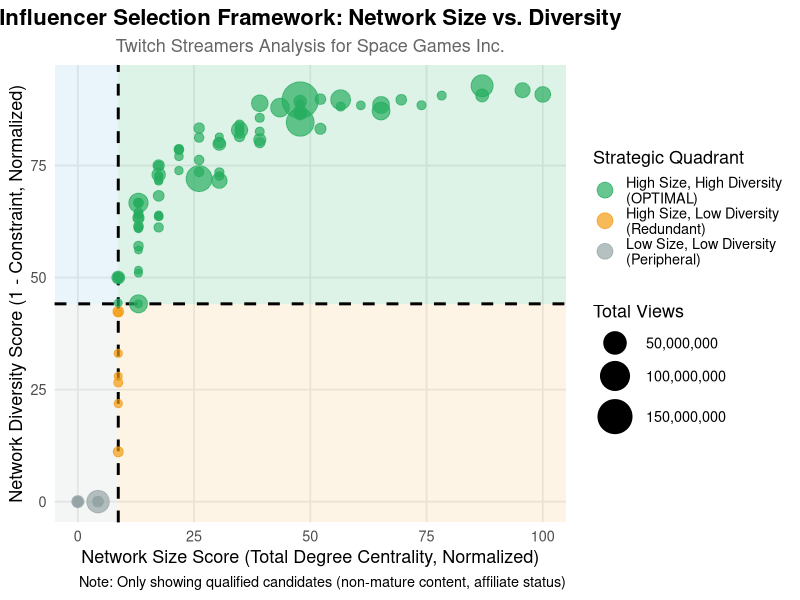
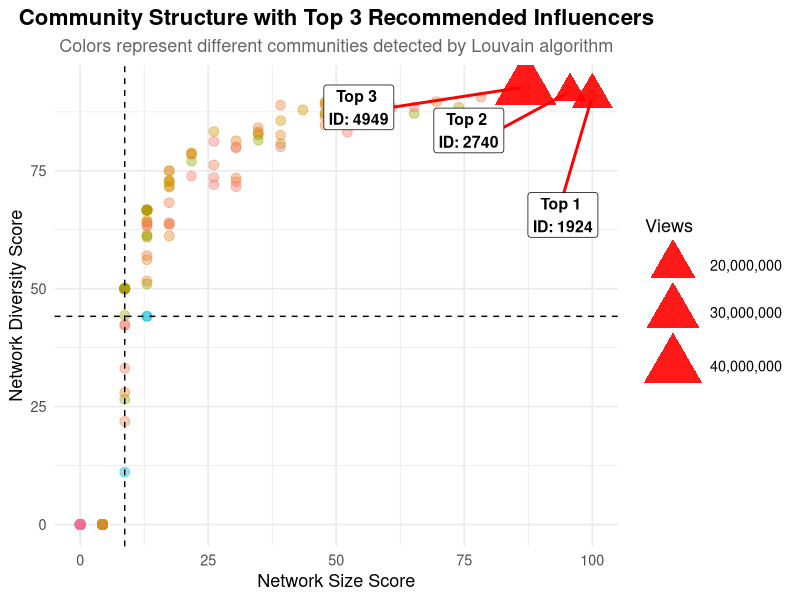

R code for these plots, in order:
## ---- chunk 1
knitr::opts_chunk$set(echo = TRUE, warning = FALSE, message = FALSE, fig.width = 10, fig.height = 8)
## ---- chunk 2
# Load required libraries
library(tidyverse)
library(igraph)
library(ggplot2)
library(scales)
library(knitr)
library(gridExtra)
library(RColorBrewer)

# Set theme for plots
theme_set(theme_minimal(base_size = 12))
## ---- chunk 3
# Read Twitch network data
edges <- read_csv("../../../data/twitch/Twitch_edges.csv")
nodes <- read_csv("../../../data/twitch/Twitch_nodes.csv")

cat("Network structure:\n")
cat("- Nodes:", nrow(nodes), "\n")
cat("- Edges:", nrow(edges), "\n")
cat("- Potential edges:", nrow(nodes) * (nrow(nodes) - 1), "\n")
cat("- Density:", round(nrow(edges) / (nrow(nodes) * (nrow(nodes) - 1)), 4), "\n")
## ---- chunk 4
# Apply business filters
filtered_nodes <- nodes %>%
  filter(
    Mature_content == FALSE,  # Age-appropriate content for 16+ game
    Affiliate == TRUE         # Professional monetization capability
  )

cat("\n=== FILTERING RESULTS ===\n")
cat("Original candidates:", nrow(nodes), "\n")
cat("After removing mature content:", sum(!nodes$Mature_content),
    "(", round(sum(!nodes$Mature_content)/nrow(nodes)*100, 1), "%)\n")
cat("Final qualified candidates:", nrow(filtered_nodes),
    "(", round(nrow(filtered_nodes)/nrow(nodes)*100, 1), "%)\n")

# Get IDs of qualified candidates
qualified_ids <- filtered_nodes$ID
## ---- chunk 5
# Create full network
g_full <- graph_from_data_frame(d = edges, vertices = nodes$ID, directed = TRUE)

# Create subgraph with only qualified candidates
g_qualified <- induced_subgraph(g_full, vids = as.character(qualified_ids))

cat("\n=== NETWORK STRUCTURE ===\n")
cat("Full network:\n")
cat("  Nodes:", vcount(g_full), "\n")
cat("  Edges:", ecount(g_full), "\n")
cat("\nQualified candidates network:\n")
cat("  Nodes:", vcount(g_qualified), "\n")
cat("  Edges:", ecount(g_qualified), "\n")
cat("  Density:", round(edge_density(g_qualified), 4), "\n")
## ---- chunk 6
# Calculate degree centrality measures
degree_metrics <- data.frame(
  ID = as.numeric(V(g_qualified)$name),
  in_degree = degree(g_qualified, mode = "in"),
  out_degree = degree(g_qualified, mode = "out"),
  total_degree = degree(g_qualified, mode = "all")
) %>%
  arrange(desc(total_degree))

# Summary statistics
cat("\n=== DEGREE CENTRALITY SUMMARY ===\n")
cat("\nIn-Degree (Followers within qualified network):\n")
print(summary(degree_metrics$in_degree))

cat("\nOut-Degree (Following within qualified network):\n")
print(summary(degree_metrics$out_degree))

cat("\nTotal Degree:\n")
print(summary(degree_metrics$total_degree))

# Top 10 by network size
cat("\n=== TOP 10 BY NETWORK SIZE ===\n")
top_degree <- degree_metrics %>%
  head(10) %>%
  left_join(nodes, by = "ID") %>%
  select(ID, Channel_ID, total_degree, in_degree, out_degree, Views)

kable(top_degree, caption = "Top 10 Streamers by Total Degree Centrality")
## ---- chunk 7
# Check if the qualified network has edges
if(ecount(g_qualified) == 0) {
  cat("WARNING: Qualified network has no edges. Using full network for diversity analysis.\n")
  g_for_diversity <- g_full
  # Filter to only qualified IDs after calculating on full network
  use_full_network <- TRUE
} else {
  g_for_diversity <- g_qualified
  use_full_network <- FALSE
}

# Calculate constraint (inverse measure of diversity)
# Lower constraint = more structural holes = more diverse network
constraint_scores <- constraint(g_for_diversity)

# Replace NA values (nodes with no connections or isolated) with 1 (maximum constraint)
constraint_scores[is.na(constraint_scores)] <- 1

# Calculate effective size (Burt's measure of non-redundant contacts)
# Higher effective size = more diverse contacts
ego_sizes <- ego_size(g_for_diversity, order = 1, mode = "all")
effective_size <- ego_sizes - constraint_scores * ego_sizes

# Replace NA in effective size with 0
effective_size[is.na(effective_size)] <- 0

# Create diversity metrics dataframe
diversity_metrics <- data.frame(
  ID = as.numeric(V(g_for_diversity)$name),
  constraint = constraint_scores,
  effective_size = effective_size,
  diversity_score = 1 - constraint_scores  # Convert to 0-1 scale (higher = more diverse)
)

# If we used full network, filter to only qualified IDs
if(use_full_network) {
  diversity_metrics <- diversity_metrics %>%
    filter(ID %in% qualified_ids)
}

# Final cleanup and arrange
diversity_metrics <- diversity_metrics %>%
  filter(!is.na(diversity_score)) %>%  # Remove any remaining NA values
  arrange(constraint)  # Arrange by lowest constraint (highest diversity)

cat("\n=== NETWORK DIVERSITY SUMMARY ===\n")
cat("\nConstraint (lower = more diverse):\n")
print(summary(diversity_metrics$constraint))

cat("\nEffective Size (higher = more diverse):\n")
print(summary(diversity_metrics$effective_size))

# Top 10 by network diversity
cat("\n=== TOP 10 BY NETWORK DIVERSITY ===\n")
top_diversity <- diversity_metrics %>%
  head(10) %>%
  left_join(nodes, by = "ID") %>%
  select(ID, Channel_ID, constraint, effective_size, diversity_score, Views)

kable(top_diversity, caption = "Top 10 Streamers by Network Diversity (Lowest Constraint)")
## ---- chunk 8
# Combine degree and diversity metrics
combined_metrics <- degree_metrics %>%
  inner_join(diversity_metrics, by = "ID") %>%  # Use inner_join to keep only matched records
  left_join(nodes, by = "ID") %>%
  filter(!is.na(constraint), !is.na(diversity_score)) %>%  # Remove any NA diversity scores
  mutate(
    # Normalize metrics to 0-100 scale for comparison
    size_score = (total_degree - min(total_degree)) /
                 (max(total_degree) - min(total_degree)) * 100,
    diversity_score_scaled = diversity_score * 100
  )

# Calculate median splits for quadrant analysis (with na.rm=TRUE for safety)
median_size <- median(combined_metrics$size_score, na.rm = TRUE)
median_diversity <- median(combined_metrics$diversity_score_scaled, na.rm = TRUE)

cat("\n=== QUADRANT THRESHOLDS ===\n")
cat("Median Network Size Score:", round(median_size, 2), "\n")
cat("Median Diversity Score:", round(median_diversity, 2), "\n")
cat("Valid candidates with scores:", nrow(combined_metrics), "\n")

# Assign quadrants
combined_metrics <- combined_metrics %>%
  mutate(
    quadrant = case_when(
      size_score >= median_size & diversity_score_scaled >= median_diversity ~ "High Size, High Diversity\n(OPTIMAL)",
      size_score >= median_size & diversity_score_scaled < median_diversity ~ "High Size, Low Diversity\n(Redundant)",
      size_score < median_size & diversity_score_scaled >= median_diversity ~ "Low Size, High Diversity\n(Niche)",
      size_score < median_size & diversity_score_scaled < median_diversity ~ "Low Size, Low Diversity\n(Peripheral)",
      TRUE ~ "Uncategorized"  # Catch-all for any edge cases
    )
  )

# Count by quadrant
quadrant_summary <- combined_metrics %>%
  count(quadrant) %>%
  arrange(desc(n))

cat("\n=== DISTRIBUTION ACROSS QUADRANTS ===\n")
kable(quadrant_summary, caption = "Number of Candidates in Each Quadrant")
## ---- chunk 9
# Define colors for quadrants
quadrant_colors <- c(
  "High Size, High Diversity\n(OPTIMAL)" = "#27ae60",      # Green
  "High Size, Low Diversity\n(Redundant)" = "#f39c12",     # Orange
  "Low Size, High Diversity\n(Niche)" = "#3498db",         # Blue
  "Low Size, Low Diversity\n(Peripheral)" = "#95a5a6"      # Gray
)

# Create the main quadrant plot
p1 <- ggplot(combined_metrics, aes(x = size_score, y = diversity_score_scaled)) +
  # Add quadrant backgrounds
  annotate("rect", xmin = -Inf, xmax = median_size,
           ymin = median_diversity, ymax = Inf,
           fill = "#3498db", alpha = 0.1) +
  annotate("rect", xmin = median_size, xmax = Inf,
           ymin = median_diversity, ymax = Inf,
           fill = "#27ae60", alpha = 0.15) +
  annotate("rect", xmin = -Inf, xmax = median_size,
           ymin = -Inf, ymax = median_diversity,
           fill = "#95a5a6", alpha = 0.1) +
  annotate("rect", xmin = median_size, xmax = Inf,
           ymin = -Inf, ymax = median_diversity,
           fill = "#f39c12", alpha = 0.1) +

  # Add median lines
  geom_vline(xintercept = median_size, linetype = "dashed",
             color = "black", size = 1) +
  geom_hline(yintercept = median_diversity, linetype = "dashed",
             color = "black", size = 1) +

  # Add points colored by quadrant
  geom_point(aes(color = quadrant, size = Views), alpha = 0.7) +

  # Color scale
  scale_color_manual(values = quadrant_colors) +
  scale_size_continuous(range = c(2, 12), labels = comma) +

  # Labels and theme
  labs(
    title = "Influencer Selection Framework: Network Size vs. Diversity",
    subtitle = "Twitch Streamers Analysis for Space Games Inc.",
    x = "Network Size Score (Total Degree Centrality, Normalized)",
    y = "Network Diversity Score (1 - Constraint, Normalized)",
    color = "Strategic Quadrant",
    size = "Total Views",
    caption = "Note: Only showing qualified candidates (non-mature content, affiliate status)"
  ) +
  theme_minimal(base_size = 13) +
  theme(
    plot.title = element_text(face = "bold", size = 16, hjust = 0.5),
    plot.subtitle = element_text(hjust = 0.5, color = "gray40"),
    legend.position = "right",
    panel.grid.minor = element_blank()
  ) +
  guides(
    color = guide_legend(override.aes = list(size = 5)),
    size = guide_legend(override.aes = list(alpha = 1))
  )

print(p1)
## ---- chunk 10
# Focus on optimal quadrant (High Size, High Diversity)
optimal_candidates <- combined_metrics %>%
  filter(quadrant == "High Size, High Diversity\n(OPTIMAL)") %>%
  arrange(desc(size_score + diversity_score_scaled)) %>%  # Combined ranking
  mutate(
    combined_score = size_score + diversity_score_scaled,
    rank = row_number()
  )

cat("\n=== OPTIMAL QUADRANT CANDIDATES ===\n")
cat("Total candidates in optimal quadrant:", nrow(optimal_candidates), "\n\n")

# Top 15 optimal candidates
top_optimal <- optimal_candidates %>%
  head(15) %>%
  select(rank, ID, Channel_ID, total_degree, diversity_score,
         size_score, diversity_score_scaled, combined_score, Views, Days_active)

kable(top_optimal,
      digits = 2,
      caption = "Top 15 Candidates in Optimal Quadrant (High Size + High Diversity)",
      col.names = c("Rank", "ID", "Channel ID", "Total Degree", "Diversity",
                    "Size Score", "Diversity Score", "Combined Score", "Views", "Days Active"))
## ---- chunk 11
# Select top 3 for detailed analysis
top_3 <- optimal_candidates %>%
  head(3)

cat("\n=== TOP 3 RECOMMENDED INFLUENCERS ===\n\n")

for(i in 1:3) {
  candidate <- top_3[i, ]

  cat("---------------------------------------------------\n")
  cat("RANK", i, "- Channel ID:", candidate$Channel_ID, "\n")
  cat("---------------------------------------------------\n")

  cat("\n[NETWORK METRICS]\n")
  cat("  *  Total Network Size:", candidate$total_degree, "connections\n")
  cat("  *  In-Degree (Followers):", candidate$in_degree, "\n")
  cat("  *  Out-Degree (Following):", candidate$out_degree, "\n")
  cat("  *  Network Diversity Score:", round(candidate$diversity_score, 3), "\n")
  cat("  *  Constraint (lower = better):", round(candidate$constraint, 3), "\n")
  cat("  *  Effective Network Size:", round(candidate$effective_size, 1), "non-redundant contacts\n")

  cat("\n[ENGAGEMENT METRICS]\n")
  cat("  *  Total Views:", format(candidate$Views, big.mark = ","), "\n")
  cat("  *  Days Active:", candidate$Days_active, "\n")
  cat("  *  Avg Views per Day:", format(round(candidate$Views / candidate$Days_active), big.mark = ","), "\n")

  cat("\n[STRATEGIC POSITIONING]\n")
  cat("  *  Size Score (normalized):", round(candidate$size_score, 1), "/100\n")
  cat("  *  Diversity Score (normalized):", round(candidate$diversity_score_scaled, 1), "/100\n")
  cat("  *  Combined Score:", round(candidate$combined_score, 1), "/200\n")

  cat("\n[QUALIFICATION]\n")
  cat("  *  Mature Content: NO (appropriate for 16+ audience)\n")
  cat("  *  Affiliate Status: YES (professional monetization)\n")

  cat("\n[STRATEGIC VALUE]\n")
  size_ok <- !is.na(candidate$size_score)
  div_ok <- !is.na(candidate$diversity_score_scaled)
  if(size_ok && div_ok && candidate$size_score > 75 && candidate$diversity_score_scaled > 75) {
    cat("  *** EXCEPTIONAL - Top-tier size and diversity\n")
  } else if(size_ok && div_ok && candidate$size_score > 60 && candidate$diversity_score_scaled > 60) {
    cat("  ** STRONG - Well-balanced profile\n")
  } else if(size_ok && div_ok) {
    cat("  * GOOD - Solid candidate\n")
  } else {
    cat("  * Scores unavailable\n")
  }

  cat("\n")
}
## ---- chunk 12
# Detect communities using Louvain algorithm
set.seed(123)
communities <- cluster_louvain(as.undirected(g_qualified))

# Add community membership to metrics
combined_metrics <- combined_metrics %>%
  mutate(
    community = as.numeric(membership(communities)[as.character(ID)])
  )

cat("\n=== COMMUNITY STRUCTURE ===\n")
cat("Number of communities detected:", max(combined_metrics$community, na.rm = TRUE), "\n")

# Community size distribution
community_sizes <- combined_metrics %>%
  count(community) %>%
  arrange(desc(n))

cat("\nTop 10 communities by size:\n")
print(head(community_sizes, 10))

# Identify optimal candidates by community
optimal_by_community <- combined_metrics %>%
  filter(quadrant == "High Size, High Diversity\n(OPTIMAL)") %>%
  group_by(community) %>%
  arrange(desc(size_score + diversity_score_scaled)) %>%
  slice_head(n = 1) %>%
  ungroup() %>%
  arrange(desc(size_score + diversity_score_scaled))

cat("\n=== BEST CANDIDATE FROM EACH MAJOR COMMUNITY ===\n")
top_community_candidates <- optimal_by_community %>%
  head(10) %>%
  select(community, ID, Channel_ID, total_degree, diversity_score,
         size_score, diversity_score_scaled, Views)

kable(top_community_candidates,
      digits = 2,
      caption = "Top Candidate from Each Major Community (for Portfolio Diversification)")
## ---- chunk 13
# Visualize communities with top candidates highlighted
top_3_ids <- top_3$ID

p2 <- ggplot(combined_metrics, aes(x = size_score, y = diversity_score_scaled)) +
  # Background points colored by community
  geom_point(aes(color = as.factor(community)), alpha = 0.4, size = 3) +

  # Highlight top 3 candidates
  geom_point(data = combined_metrics %>% filter(ID %in% top_3_ids),
             aes(size = Views), color = "red", shape = 17, alpha = 0.9) +

  # Add labels for top 3
  ggrepel::geom_label_repel(
    data = combined_metrics %>% filter(ID %in% top_3_ids),
    aes(label = paste("Top", match(ID, top_3_ids), "\nID:", ID)),
    box.padding = 1,
    point.padding = 0.5,
    segment.color = "red",
    segment.size = 1,
    size = 4,
    fontface = "bold"
  ) +

  # Median lines
  geom_vline(xintercept = median_size, linetype = "dashed", color = "black") +
  geom_hline(yintercept = median_diversity, linetype = "dashed", color = "black") +

  scale_size_continuous(range = c(8, 15), labels = comma) +
  labs(
    title = "Community Structure with Top 3 Recommended Influencers",
    subtitle = "Colors represent different communities detected by Louvain algorithm",
    x = "Network Size Score",
    y = "Network Diversity Score",
    color = "Community",
    size = "Views"
  ) +
  theme_minimal(base_size = 13) +
  theme(
    plot.title = element_text(face = "bold", size = 16, hjust = 0.5),
    plot.subtitle = element_text(hjust = 0.5, color = "gray40"),
    legend.position = "right"
  ) +
  guides(color = "none")  # Too many communities to show legend

print(p2)
## ---- chunk 14
# Define ROI calculation parameters
roi_params <- list(
  game_price = 29.99,
  baseline_conversion = 0.0002,  # 0.02% baseline conversion
  influencer_uplift = 0.0004,    # Additional 0.04% from influencer
  network_multiplier = 2.5,      # Indirect reach multiplier
  influencer_fee_base = 1000,    # Base fee per influencer
  influencer_fee_per_view = 0.001  # Additional fee per 1000 views
)

# Calculate expected ROI for top 3 candidates
roi_analysis <- top_3 %>%
  mutate(
    # Estimate direct reach (followers)
    direct_reach = in_degree,

    # Estimate indirect reach (network effect)
    indirect_reach = total_degree * roi_params$network_multiplier,

    # Total potential reach
    total_reach = direct_reach + indirect_reach,

    # Expected conversions
    conversions = total_reach * roi_params$influencer_uplift,

    # Expected revenue
    expected_revenue = conversions * roi_params$game_price,

    # Estimated cost
    estimated_cost = roi_params$influencer_fee_base +
                     (Views / 1000 * roi_params$influencer_fee_per_view),

    # ROI calculation
    net_revenue = expected_revenue - estimated_cost,
    roi_ratio = expected_revenue / estimated_cost,
    roi_percent = (roi_ratio - 1) * 100
  )

cat("\n=== ROI PROJECTIONS FOR TOP 3 CANDIDATES ===\n\n")

roi_summary <- roi_analysis %>%
  select(ID, Channel_ID, direct_reach, indirect_reach, total_reach,
         conversions, expected_revenue, estimated_cost, net_revenue, roi_percent) %>%
  mutate(
    rank = row_number(),
    across(c(conversions), ~round(., 1)),
    across(c(expected_revenue, estimated_cost, net_revenue), ~round(., 2))
  )

kable(roi_summary,
      digits = 1,
      caption = "ROI Projections for Top 3 Recommended Influencers",
      format.args = list(big.mark = ","))

cat("\n[TOTAL CAMPAIGN PROJECTIONS]\n")
cat("  *  Total Investment:", format(sum(roi_summary$estimated_cost), big.mark = ","), "USD\n")
cat("  *  Total Expected Revenue:", format(sum(roi_summary$expected_revenue), big.mark = ","), "USD\n")
cat("  *  Total Net Revenue:", format(sum(roi_summary$net_revenue), big.mark = ","), "USD\n")
cat("  *  Average ROI:", round(mean(roi_summary$roi_percent), 1), "%\n")
## ---- chunk 15
# Create final recommendation set
final_recommendations <- combined_metrics %>%
  filter(quadrant == "High Size, High Diversity\n(OPTIMAL)") %>%
  arrange(desc(size_score + diversity_score_scaled)) %>%
  head(5) %>%
  mutate(
    recommendation_tier = case_when(
      row_number() <= 3 ~ "PRIMARY",
      row_number() <= 5 ~ "BACKUP"
    ),
    combined_score = size_score + diversity_score_scaled
  ) %>%
  select(recommendation_tier, ID, Channel_ID, total_degree, in_degree,
         diversity_score, size_score, diversity_score_scaled,
         combined_score, Views, Days_active, community)

kable(final_recommendations,
      digits = 2,
      caption = "Final Influencer Recommendations with Backup Candidates")
